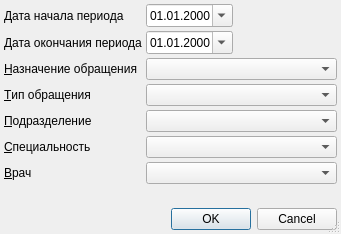
<?xml version="1.0" encoding="UTF-8"?>
<ui version="4.0">
 <class>UnfinishedEventsReportSetupDialog</class>
 <widget class="QDialog" name="UnfinishedEventsReportSetupDialog">
  <property name="windowModality">
   <enum>Qt::ApplicationModal</enum>
  </property>
  <property name="geometry">
   <rect>
    <x>0</x>
    <y>0</y>
    <width>341</width>
    <height>234</height>
   </rect>
  </property>
  <property name="windowTitle">
   <string>параметры отчёта</string>
  </property>
  <property name="sizeGripEnabled">
   <bool>true</bool>
  </property>
  <layout class="QGridLayout" name="gridLayout">
   <property name="margin">
    <number>4</number>
   </property>
   <property name="spacing">
    <number>4</number>
   </property>
   <item row="0" column="0">
    <widget class="QLabel" name="lblBegDate">
     <property name="text">
      <string>Дата начала периода</string>
     </property>
     <property name="buddy">
      <cstring>edtBegDate</cstring>
     </property>
    </widget>
   </item>
   <item row="0" column="1">
    <widget class="CDateEdit" name="edtBegDate">
     <property name="sizePolicy">
      <sizepolicy hsizetype="Maximum" vsizetype="Fixed">
       <horstretch>0</horstretch>
       <verstretch>0</verstretch>
      </sizepolicy>
     </property>
     <property name="displayFormat">
      <string>dd.MM.yyyy</string>
     </property>
     <property name="calendarPopup">
      <bool>true</bool>
     </property>
    </widget>
   </item>
   <item row="0" column="2">
    <spacer>
     <property name="orientation">
      <enum>Qt::Horizontal</enum>
     </property>
     <property name="sizeHint" stdset="0">
      <size>
       <width>91</width>
       <height>20</height>
      </size>
     </property>
    </spacer>
   </item>
   <item row="1" column="0">
    <widget class="QLabel" name="lblEndDate">
     <property name="text">
      <string>Дата окончания периода</string>
     </property>
     <property name="buddy">
      <cstring>edtEndDate</cstring>
     </property>
    </widget>
   </item>
   <item row="1" column="1">
    <widget class="CDateEdit" name="edtEndDate">
     <property name="sizePolicy">
      <sizepolicy hsizetype="Maximum" vsizetype="Fixed">
       <horstretch>0</horstretch>
       <verstretch>0</verstretch>
      </sizepolicy>
     </property>
     <property name="displayFormat">
      <string>dd.MM.yyyy</string>
     </property>
     <property name="calendarPopup">
      <bool>true</bool>
     </property>
    </widget>
   </item>
   <item row="1" column="2">
    <spacer>
     <property name="orientation">
      <enum>Qt::Horizontal</enum>
     </property>
     <property name="sizeHint" stdset="0">
      <size>
       <width>91</width>
       <height>20</height>
      </size>
     </property>
    </spacer>
   </item>
   <item row="2" column="0">
    <widget class="QLabel" name="lblEventPurpose">
     <property name="text">
      <string>&amp;Назначение обращения</string>
     </property>
     <property name="buddy">
      <cstring>cmbEventPurpose</cstring>
     </property>
    </widget>
   </item>
   <item row="2" column="1" colspan="2">
    <widget class="CRBComboBox" name="cmbEventPurpose"/>
   </item>
   <item row="3" column="0">
    <widget class="QLabel" name="lblEventType">
     <property name="text">
      <string>&amp;Тип обращения</string>
     </property>
     <property name="buddy">
      <cstring>cmbEventType</cstring>
     </property>
    </widget>
   </item>
   <item row="3" column="1" colspan="2">
    <widget class="CRBComboBox" name="cmbEventType"/>
   </item>
   <item row="4" column="0">
    <widget class="QLabel" name="lblOrgStructure">
     <property name="text">
      <string>&amp;Подразделение</string>
     </property>
     <property name="buddy">
      <cstring>cmbOrgStructure</cstring>
     </property>
    </widget>
   </item>
   <item row="4" column="1" colspan="2">
    <widget class="COrgStructureComboBox" name="cmbOrgStructure"/>
   </item>
   <item row="5" column="0">
    <widget class="QLabel" name="lblSpeciality">
     <property name="text">
      <string>&amp;Специальность</string>
     </property>
     <property name="buddy">
      <cstring>cmbSpeciality</cstring>
     </property>
    </widget>
   </item>
   <item row="5" column="1" colspan="2">
    <widget class="CRBComboBox" name="cmbSpeciality">
     <property name="whatsThis">
      <string>&lt;html&gt;&lt;head&gt;&lt;meta name=&quot;qrichtext&quot; content=&quot;1&quot; /&gt;&lt;style type=&quot;text/css&quot;&gt;
p, li { white-space: pre-wrap; }
&lt;/style&gt;&lt;/head&gt;&lt;body style=&quot; font-family:'MS Shell Dlg 2'; font-size:8.25pt; font-weight:400; font-style:normal;&quot;&gt;
&lt;p style=&quot;-qt-paragraph-type:empty; margin-top:0px; margin-bottom:0px; margin-left:0px; margin-right:0px; -qt-block-indent:0; text-indent:0px;&quot;&gt;&lt;/p&gt;&lt;/body&gt;&lt;/html&gt;</string>
     </property>
    </widget>
   </item>
   <item row="6" column="0">
    <widget class="QLabel" name="lblPerson">
     <property name="text">
      <string>&amp;Врач</string>
     </property>
     <property name="buddy">
      <cstring>cmbPerson</cstring>
     </property>
    </widget>
   </item>
   <item row="6" column="1" colspan="2">
    <widget class="CPersonComboBoxEx" name="cmbPerson"/>
   </item>
   <item row="7" column="0">
    <spacer>
     <property name="orientation">
      <enum>Qt::Vertical</enum>
     </property>
     <property name="sizeHint" stdset="0">
      <size>
       <width>129</width>
       <height>21</height>
      </size>
     </property>
    </spacer>
   </item>
   <item row="8" column="0" colspan="3">
    <widget class="QDialogButtonBox" name="buttonBox">
     <property name="orientation">
      <enum>Qt::Horizontal</enum>
     </property>
     <property name="standardButtons">
      <set>QDialogButtonBox::Cancel|QDialogButtonBox::Ok</set>
     </property>
    </widget>
   </item>
  </layout>
 </widget>
 <customwidgets>
  <customwidget>
   <class>CDateEdit</class>
   <extends>QDateEdit</extends>
   <header>library/DateEdit</header>
  </customwidget>
  <customwidget>
   <class>CRBComboBox</class>
   <extends>QComboBox</extends>
   <header>library/crbcombobox.h</header>
  </customwidget>
  <customwidget>
   <class>CPersonComboBoxEx</class>
   <extends>QComboBox</extends>
   <header>Orgs/PersonComboBoxEx.h</header>
  </customwidget>
  <customwidget>
   <class>COrgStructureComboBox</class>
   <extends>QComboBox</extends>
   <header>Orgs/OrgStructComboBoxes.h</header>
  </customwidget>
 </customwidgets>
 <tabstops>
  <tabstop>edtBegDate</tabstop>
  <tabstop>edtEndDate</tabstop>
  <tabstop>cmbEventPurpose</tabstop>
  <tabstop>cmbEventType</tabstop>
  <tabstop>cmbOrgStructure</tabstop>
  <tabstop>cmbSpeciality</tabstop>
  <tabstop>cmbPerson</tabstop>
  <tabstop>buttonBox</tabstop>
 </tabstops>
 <resources/>
 <connections>
  <connection>
   <sender>buttonBox</sender>
   <signal>accepted()</signal>
   <receiver>UnfinishedEventsReportSetupDialog</receiver>
   <slot>accept()</slot>
   <hints>
    <hint type="sourcelabel">
     <x>130</x>
     <y>222</y>
    </hint>
    <hint type="destinationlabel">
     <x>102</x>
     <y>90</y>
    </hint>
   </hints>
  </connection>
  <connection>
   <sender>buttonBox</sender>
   <signal>rejected()</signal>
   <receiver>UnfinishedEventsReportSetupDialog</receiver>
   <slot>reject()</slot>
   <hints>
    <hint type="sourcelabel">
     <x>230</x>
     <y>222</y>
    </hint>
    <hint type="destinationlabel">
     <x>236</x>
     <y>76</y>
    </hint>
   </hints>
  </connection>
 </connections>
</ui>
